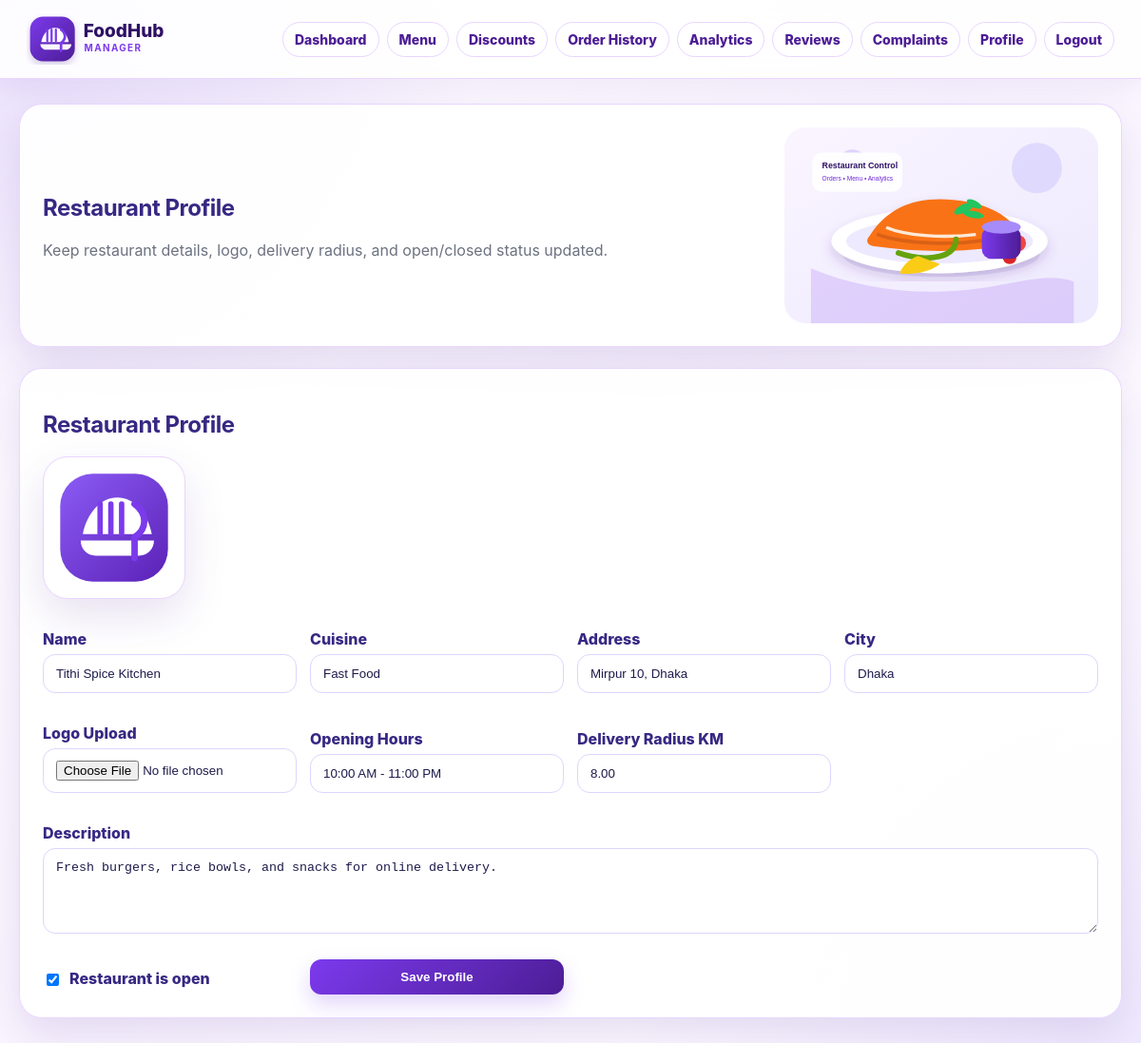
The app's page /public/index.php?route=profile (signed in) with its own data.
### tables this page shows
CREATE TABLE restaurants (
    id INT AUTO_INCREMENT PRIMARY KEY,
    manager_id INT NOT NULL,
    name VARCHAR(160) NOT NULL,
    description TEXT,
    cuisine_type VARCHAR(80),
    address VARCHAR(255),
    city VARCHAR(80),
    logo_path VARCHAR(255),
    opening_hours VARCHAR(120),
    delivery_radius_km DECIMAL(6,2) DEFAULT 5.00,
    is_open TINYINT(1) DEFAULT 1,
    is_approved TINYINT(1) DEFAULT 1,
    created_at TIMESTAMP DEFAULT CURRENT_TIMESTAMP,
    CONSTRAINT fk_restaurants_manager FOREIGN KEY (manager_id) REFERENCES users(id) ON DELETE CASCADE
);

### app/controllers/DashboardController.php (called while the page is built, shortened)
<?php
require_once __DIR__ . '/../core/Auth.php';
require_once __DIR__ . '/../models/RestaurantManagerModel.php';
class DashboardController {
    private RestaurantManagerModel $model;
    public function __construct() {
        $this->model = new RestaurantManagerModel();
    }
    private function restaurant(): array {
        $restaurant = $this->model->restaurantByManager(Auth::user()['id']);
        return $restaurant;
    }
    public function profile(): void {
        $restaurant = $this->restaurant();
        require __DIR__ . '/../views/profile.php';
    }
}

### app/models/RestaurantManagerModel.php (called while the page is built, shortened)
<?php
require_once __DIR__ . '/../core/Database.php';
class RestaurantManagerModel {
    private mysqli $db;
    public function __construct() {
        $this->db = Database::connect();
    }
    public function restaurantByManager(int $managerId): ?array {
        $stmt = $this->db->prepare("SELECT * FROM restaurants WHERE manager_id = ? LIMIT 1");
        $stmt->bind_param('i', $managerId);
        $stmt->execute();
        return $stmt->get_result()->fetch_assoc() ?: null;
    }
}

### app/core/Database.php (called while the page is built, shortened)
<?php
class Database {
    private static ?mysqli $connection = null;
    public static function connect(): mysqli {
        if (self::$connection === null) {
            self::$connection = new mysqli(DB_HOST, DB_USER, DB_PASS, DB_NAME);
            self::$connection->set_charset('utf8mb4');
        }
        return self::$connection;
    }
}

### app/core/Auth.php (called while the page is built, shortened)
<?php
require_once __DIR__ . '/Database.php';
class Auth {
    public static function user(): ?array {
        return $_SESSION['user'] ?? null;
    }
}

### app/views/profile.php (the view, shortened to what this page needs)
<?php require __DIR__ . '/partials/header.php'; ?>
<section class="panel page-banner">
    <div>
        <h2>Restaurant Profile</h2>
        <p class="muted">Keep restaurant details, logo, delivery radius, and open/closed status updated.</p>
    </div>
    <img src="assets/images/hero-food.svg" alt="Restaurant Profile illustration">
</section>
<section class="panel">
    <h2>Restaurant Profile</h2>
    <p><img src="<?= htmlspecialchars(!empty($restaurant['logo_path']) ? $restaurant['logo_path'] : 'assets/images/logo-mark.svg') ?>" class="profile-logo" alt="Restaurant logo"></p>
    <form method="post" enctype="multipart/form-data" action="index.php?route=profile_save" class="form-grid">
        <label>Name<input name="name" value="<?= htmlspecialchars($restaurant['name']) ?>" required></label>
        <label>Cuisine<input name="cuisine_type" value="<?= htmlspecialchars($restaurant['cuisine_type']) ?>"></label>
        <label>Address<input name="address" value="<?= htmlspecialchars($restaurant['address']) ?>"></label>
        <label>City<input name="city" value="<?= htmlspecialchars($restaurant['city']) ?>" required></label>
        <label>Logo Upload<input type="file" name="logo" accept="image/*"></label>
        <label>Opening Hours<input name="opening_hours" value="<?= htmlspecialchars($restaurant['opening_hours']) ?>"></label>
        <label>Delivery Radius KM<input type="number" step="0.01" name="delivery_radius_km" value="<?= htmlspecialchars($restaurant['delivery_radius_km']) ?>"></label>
        <label class="wide">Description<textarea name="description"><?= htmlspecialchars($restaurant['description']) ?></textarea></label>
        <label class="checkbox"><input type="checkbox" name="is_open" <?= $restaurant['is_open'] ? 'checked' : '' ?>> Restaurant is open</label>
        <button type="submit">Save Profile</button>
    </form>
</section>
<?php require __DIR__ . '/partials/footer.php'; ?>

### public/assets/css/style.css (style rules this page uses)
:root { --purple-950: #372883; --purple-900: #3b0764; --purple-800: #4c1d95; --purple-700: #7174a4; --purple-600: #7c3aed; --purple-500: #8b5cf6; --purple-100: #ede9fe; --purple-50: #faf5ff; --white: #ffffff; --ink: #1e1b4b; --muted: #6b7280; --line: #e9d5ff; --success: #16a34a; --danger: #dc2626; --shadow: 0 18px 45px rgba(76, 29, 149, .13); }
* { box-sizing: border-box; }
body { margin: 0; font-family: Inter, "Segoe UI", Arial, Helvetica, sans-serif; background: radial-gradient(circle at top left, rgba(124, 58, 237, .16), transparent 32rem), radial-gradient(circle at bottom right, rgba(167, 139, 250, .18), transparent 34rem), linear-gradient(135deg, #fff 0%, #faf5ff 48%, #ffffff 100%); color: var(--ink); min-height: 100vh; }
img { max-width: 100%; }
.hero, .panel, .card, .login-card, .auth-visual { background: rgba(255,255,255,.92); border: 1px solid rgba(233, 213, 255, .95); border-radius: 24px; box-shadow: var(--shadow); }
.profile-logo { width: 150px; height: 150px; object-fit: cover; border-radius: 26px; border: 1px solid var(--line); background: white; padding: 6px; box-shadow: var(--shadow); }
.panel { padding: 24px; margin-bottom: 22px; }
.panel h2, .panel h3 { color: var(--purple-950); letter-spacing: -.02em; }
button, .button { border: none; padding: 11px 15px; background: linear-gradient(135deg, var(--purple-600), var(--purple-800)); color: white; border-radius: 12px; cursor: pointer; font-weight: 800; box-shadow: 0 10px 22px rgba(124, 58, 237, .22); }
label { display: block; margin: 12px 0 6px; font-weight: 800; color: var(--purple-950); }
input, textarea, select { width: 100%; padding: 12px 13px; border: 1px solid #ddd6fe; border-radius: 13px; margin-top: 6px; background: #fff; color: var(--ink); outline: none; }
textarea { min-height: 90px; }
.form-grid { display: grid; grid-template-columns: repeat(auto-fit, minmax(240px, 1fr)); gap: 14px; align-items: end; }
.form-grid .wide { grid-column: 1 / -1; }
.checkbox { display: flex; gap: 8px; align-items: center; }
.checkbox input { width: auto; }
.muted { color: var(--muted); }
.page-banner { display: grid; grid-template-columns: 1fr minmax(220px, 330px); align-items: center; gap: 20px; margin-bottom: 22px; }
.page-banner img { border-radius: 22px; }

### records on screen
restaurants: logo_path (picture), name "Tithi Spice Kitchen", cuisine_type "Fast Food", address "Mirpur 10, Dhaka", city "Dhaka", opening_hours "10:00 AM - 11:00 PM", delivery_radius_km "8.00", description "Fresh burgers, rice bowls, and snacks for online delivery.", is_open "☑"
